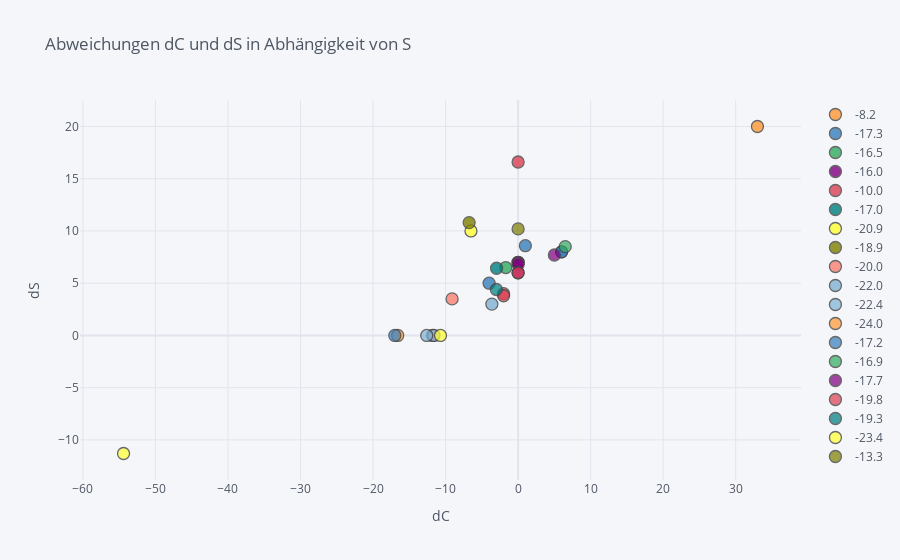

This figure's notebook cell:
### Code cell
df.iplot(
x='dC',
y='dS',
# Specify the category
categories='S',
xTitle='dC',
yTitle='dS',
title='Abweichungen dC und dS in Abhängigkeit von S')
plt.show()

### Figure 1 — Plotly figure (JSON) as saved in the notebook; plotly's stock layout.template omitted (floating-point values rounded to 4 significant figures)
{"data": [{"marker": {"color": "rgba(255, 153, 51, 1.0)", "line": {"width": 1.3}, "opacity": 0.8, "size": 12, "symbol": "circle"}, "mode": "markers", "name": "-8.2", "textfont": {"color": "#4D5663"}, "type": "scatter", "x": [33.0], "y": [20.0]}, {"marker": {"color": "rgba(55, 128, 191, 1.0)", "line": {"width": 1.3}, "opacity": 0.8, "size": 12, "symbol": "circle"}, "mode": "markers", "name": "-17.3", "textfont": {"color": "#4D5663"}, "type": "scatter", "x": [6.0, 1.0, -4.0, 6.0], "y": [8.0, 8.59, 5.0, 8.0]}, {"marker": {"color": "rgba(50, 171, 96, 1.0)", "line": {"width": 1.3}, "opacity": 0.8, "size": 12, "symbol": "circle"}, "mode": "markers", "name": "-16.5", "textfont": {"color": "#4D5663"}, "type": "scatter", "x": [0.0, -1.7], "y": [7.0, 6.5]}, {"marker": {"color": "rgba(128, 0, 128, 1.0)", "line": {"width": 1.3}, "opacity": 0.8, "size": 12, "symbol": "circle"}, "mode": "markers", "name": "-16.0", "textfont": {"color": "#4D5663"}, "type": "scatter", "x": [0.0, 0.0, 0.0], "y": [7.0, 6.8, 6.0]}, {"marker": {"color": "rgba(219, 64, 82, 1.0)", "line": {"width": 1.3}, "opacity": 0.8, "size": 12, "symbol": "circle"}, "mode": "markers", "name": "-10.0", "textfont": {"color": "#4D5663"}, "type": "scatter", "x": [0.0], "y": [16.6]}, {"marker": {"color": "rgba(0, 128, 128, 1.0)", "line": {"width": 1.3}, "opacity": 0.8, "size": 12, "symbol": "circle"}, "mode": "markers", "name": "-17.0", "textfont": {"color": "#4D5663"}, "type": "scatter", "x": [-2.97], "y": [6.43]}, {"marker": {"color": "rgba(255, 255, 51, 1.0)", "line": {"width": 1.3}, "opacity": 0.8, "size": 12, "symbol": "circle"}, "mode": "markers", "name": "-20.9", "textfont": {"color": "#4D5663"}, "type": "scatter", "x": [-6.5], "y": [10.0]}, {"marker": {"color": "rgba(128, 128, 0, 1.0)", "line": {"width": 1.3}, "opacity": 0.8, "size": 12, "symbol": "circle"}, "mode": "markers", "name": "-18.9", "textfont": {"color": "#4D5663"}, "type": "scatter", "x": [-6.75], "y": [10.8]}, {"marker": {"color": "rgba(251, 128, 114, 1.0)", "line": {"width": 1.3}, "opacity": 0.8, "size": 12, "symbol": "circle"}, "mode": "markers", "name": "-20.0", "textfont": {"color": "#4D5663"}, "type": "scatter", "x": [-9.1, -11.8], "y": [3.5, 0.0]}, {"marker": {"color": "rgba(128, 177, 211, 1.0)", "line": {"width": 1.3}, "opacity": 0.8, "size": 12, "symbol": "circle"}, "mode": "markers", "name": "-22.0", "textfont": {"color": "#4D5663"}, "type": "scatter", "x": [-11.6, -3.62], "y": [0.0, 3.0]}, {"marker": {"color": "rgba(128, 177, 211, 0.8999999999999999)", "line": {"width": 1.3}, "opacity": 0.8, "size": 12, "symbol": "circle"}, "mode": "markers", "name": "-22.4", "textfont": {"color": "#4D5663"}, "type": "scatter", "x": [-12.6], "y": [0.0]}, {"marker": {"color": "rgba(255, 153, 51, 0.8999999999999999)", "line": {"width": 1.3}, "opacity": 0.8, "size": 12, "symbol": "circle"}, "mode": "markers", "name": "-24.0", "textfont": {"color": "#4D5663"}, "type": "scatter", "x": [-16.6], "y": [0.0]}, {"marker": {"color": "rgba(55, 128, 191, 0.8999999999999999)", "line": {"width": 1.3}, "opacity": 0.8, "size": 12, "symbol": "circle"}, "mode": "markers", "name": "-17.2", "textfont": {"color": "#4D5663"}, "type": "scatter", "x": [-17.0], "y": [0.0]}, {"marker": {"color": "rgba(50, 171, 96, 0.8999999999999999)", "line": {"width": 1.3}, "opacity": 0.8, "size": 12, "symbol": "circle"}, "mode": "markers", "name": "-16.9", "textfont": {"color": "#4D5663"}, "type": "scatter", "x": [6.5], "y": [8.5]}, {"marker": {"color": "rgba(128, 0, 128, 0.8999999999999999)", "line": {"width": 1.3}, "opacity": 0.8, "size": 12, "symbol": "circle"}, "mode": "markers", "name": "-17.7", "textfont": {"color": "#4D5663"}, "type": "scatter", "x": [5.0], "y": [7.7]}, {"marker": {"color": "rgba(219, 64, 82, 0.8999999999999999)", "line": {"width": 1.3}, "opacity": 0.8, "size": 12, "symbol": "circle"}, "mode": "markers", "name": "-19.8", "textfont": {"color": "#4D5663"}, "type": "scatter", "x": [0.0, -2.0, -2.0], "y": [6.0, 4.0, 3.8]}, {"marker": {"color": "rgba(0, 128, 128, 0.8999999999999999)", "line": {"width": 1.3}, "opacity": 0.8, "size": 12, "symbol": "circle"}, "mode": "markers", "name": "-19.3", "textfont": {"color": "#4D5663"}, "type": "scatter", "x": [-3.0], "y": [4.4]}, {"marker": {"color": "rgba(255, 255, 51, 0.8999999999999999)", "line": {"width": 1.3}, "opacity": 0.8, "size": 12, "symbol": "circle"}, "mode": "markers", "name": "-23.4", "textfont": {"color": "#4D5663"}, "type": "scatter", "x": [-10.7, -54.4], "y": [0.0, -11.3]}, {"marker": {"color": "rgba(128, 128, 0, 0.8999999999999999)", "line": {"width": 1.3}, "opacity": 0.8, "size": 12, "symbol": "circle"}, "mode": "markers", "name": "-13.3", "textfont": {"color": "#4D5663"}, "type": "scatter", "x": [0.0], "y": [10.2]}], "layout": {"legend": {"bgcolor": "#F5F6F9", "font": {"color": "#4D5663"}}, "paper_bgcolor": "#F5F6F9", "plot_bgcolor": "#F5F6F9", "title": {"font": {"color": "#4D5663"}, "text": "Abweichungen dC und dS in Abhängigkeit von S"}, "xaxis": {"gridcolor": "#E1E5ED", "showgrid": true, "tickfont": {"color": "#4D5663"}, "title": {"font": {"color": "#4D5663"}, "text": "dC"}, "zerolinecolor": "#E1E5ED"}, "yaxis": {"gridcolor": "#E1E5ED", "showgrid": true, "tickfont": {"color": "#4D5663"}, "title": {"font": {"color": "#4D5663"}, "text": "dS"}, "zerolinecolor": "#E1E5ED"}}}
